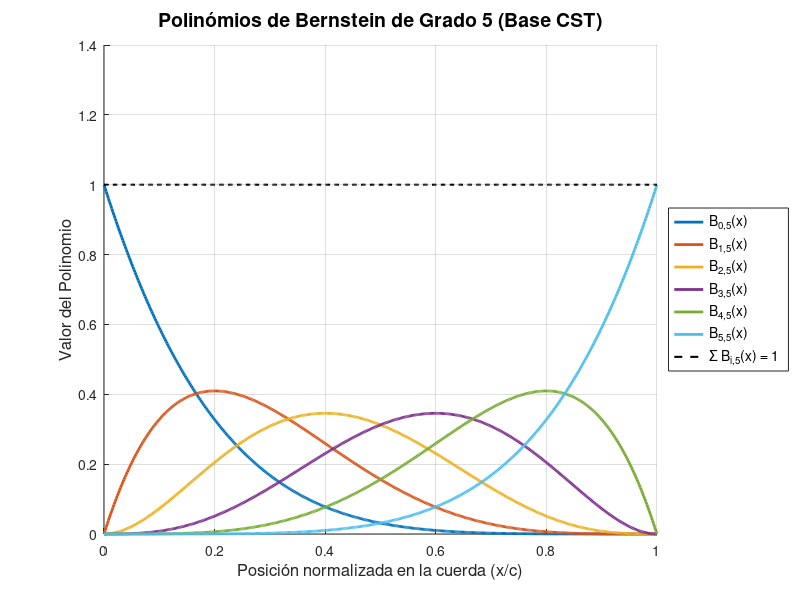
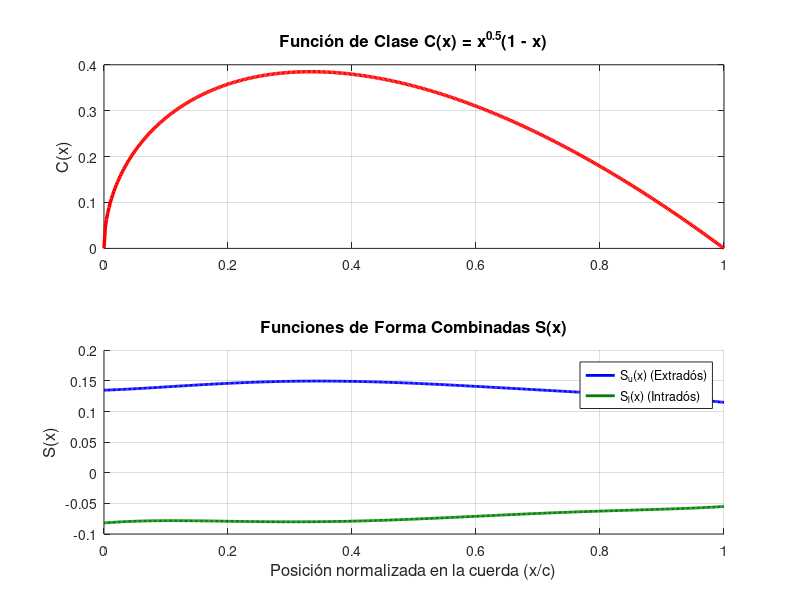
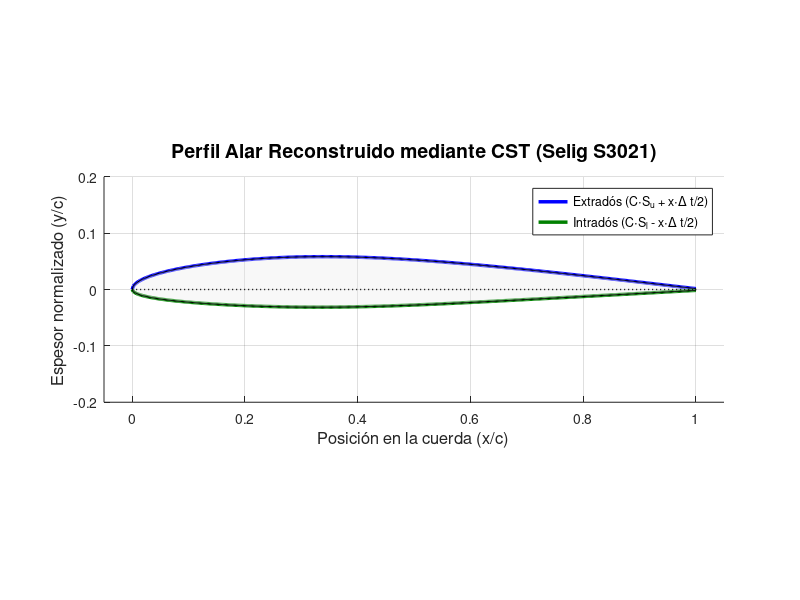

These figures' MATLAB source, in order:
%% Visualizacion Matematica de la Parametrizacion CST
% Este script genera las tres figuras clave para explicar el metodo CST
% (Class Shape Transformation) en una tesis de grado.

clear; clc; close all;

%% 1. Parametros y Definicion de la Cuerda
N_points = 500;
x = linspace(0, 1, N_points)'; % Posiciones x/c a lo largo de la cuerda

% Grado del polinomio de Bernstein (N = 5 para 6 coeficientes)
n = 5; 

%% 2. Calculo de los Polinomios de Bernstein Base
B = zeros(N_points, n + 1);
for i = 0:n
    % Coeficiente binomial: n! / (i! * (n-i)!)
    coef_binomial = nchoosek(n, i);
    % i-esimo polinomio de Bernstein
    B(:, i+1) = coef_binomial .* (x.^i) .* ((1 - x).^(n - i));
end

% Figura 1: Polinomios de Bernstein Base
figure('Color', 'w', 'Position', [100, 100, 750, 450]);
hold on;
colors = lines(n+1);
for i = 0:n
    plot(x, B(:, i+1), 'LineWidth', 2, 'Color', colors(i+1, :), ...
         'DisplayName', sprintf('B_{%d,5}(x)', i));
end
% Graficar la suma de todos los polinomios (debe ser constante = 1)
plot(x, sum(B, 2), '--k', 'LineWidth', 1.5, 'DisplayName', '\Sigma B_{i,5}(x) = 1');

grid on;
xlabel('Posición normalizada en la cuerda (x/c)', 'FontSize', 12);
ylabel('Valor del Polinomio', 'FontSize', 12);
title('Polinómios de Bernstein de Grado 5 (Base CST)', 'FontSize', 14);
legend('Location', 'eastoutside', 'FontSize', 10);
hold off;

%% 3. Coeficientes CST y Funciones de Forma S(x)
% Coeficientes aproximados para un perfil Selig S3021 (Bajo Reynolds)
a_upper = [0.135, 0.142, 0.178, 0.125, 0.138, 0.115];
a_lower = [-0.082, -0.065, -0.110, -0.052, -0.068, -0.055];

% Funcion de Forma S(x) como suma ponderada de Bernstein
S_upper = B * a_upper';
S_lower = B * a_lower';

% Funcion de Clase C(x)
C = sqrt(x) .* (1 - x);

% Figura 2: Funcion de Clase y Funciones de Forma
figure('Color', 'w', 'Position', [150, 150, 750, 450]);
subplot(2, 1, 1);
plot(x, C, 'r', 'LineWidth', 2.5);
grid on;
ylabel('C(x)', 'FontSize', 12);
title('Función de Clase C(x) = x^{0.5}(1 - x)', 'FontSize', 12);

subplot(2, 1, 2);
hold on;
plot(x, S_upper, 'b', 'LineWidth', 2, 'DisplayName', 'S_u(x) (Extradós)');
plot(x, S_lower, 'Color', [0 0.5 0], 'LineWidth', 2, 'DisplayName', 'S_l(x) (Intradós)');
grid on;
xlabel('Posición normalizada en la cuerda (x/c)', 'FontSize', 12);
ylabel('S(x)', 'FontSize', 12);
title('Funciones de Forma Combinadas S(x)', 'FontSize', 12);
legend('Location', 'best');
hold off;

%% 4. Perfil Alar Final: Combinacion C(x) * S(x)
% Espesor de borde de fuga relativo (t/c = 0.003, equivalente a ~0.6mm)
te_thickness = 0.003; 

% Ecuacion final de CST
y_upper = C .* S_upper + x .* (te_thickness / 2);
y_lower = C .* S_lower - x .* (te_thickness / 2);

% Figura 3: Perfil Alar Resultante
figure('Color', 'w', 'Position', [200, 200, 800, 350]);
hold on;
plot(x, y_upper, 'b', 'LineWidth', 2.5, 'DisplayName', 'Extradós (C\cdotS_u + x\cdot\Delta t/2)');
plot(x, y_lower, 'Color', [0 0.5 0], 'LineWidth', 2.5, 'DisplayName', 'Intradós (C\cdotS_l - x\cdot\Delta t/2)');
fill([x; flipud(x)], [y_upper; flipud(y_lower)], [0.9 0.9 0.9], 'FaceAlpha', 0.3, 'HandleVisibility', 'off');

% Graficar la linea de cuerda media como referencia
plot([0, 1], [0, 0], ':k', 'LineWidth', 1, 'HandleVisibility', 'off');

grid on;
axis equal; % Proporcion geometrica real 1:1
xlim([-0.05, 1.05]);
ylim([-0.2, 0.2]);
xlabel('Posición en la cuerda (x/c)', 'FontSize', 12);
ylabel('Espesor normalizado (y/c)', 'FontSize', 12);
title('Perfil Alar Reconstruido mediante CST (Selig S3021)', 'FontSize', 14);
legend('Location', 'northeast');
hold off;

disp('Visualizaciones generadas de forma exitosa.');
